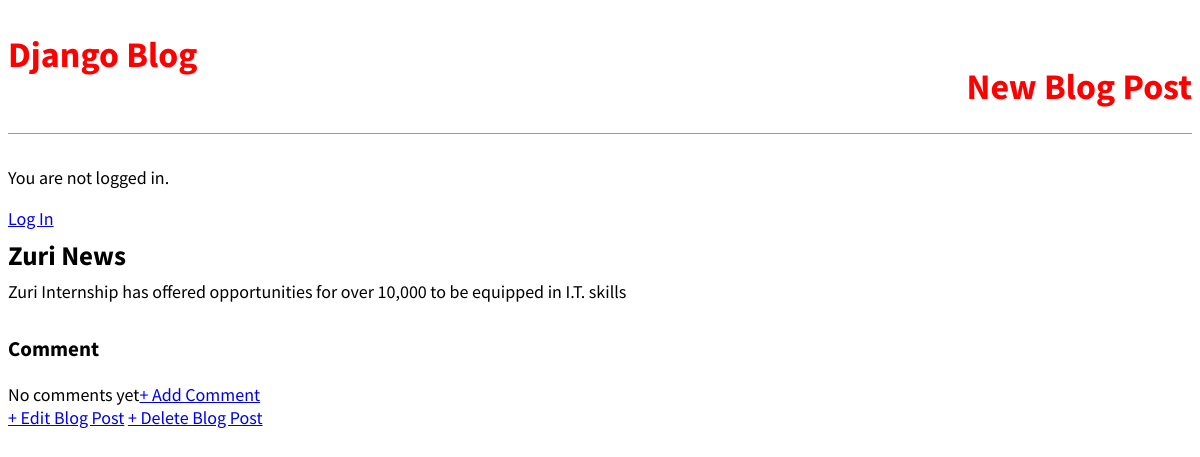
Screenshot of /post/3/ with the database file from the repository.
### blog/models.py (models this page shows, shortened)
class Post(models.Model):
    title = models.CharField(max_length=200)
    author = models.ForeignKey('auth.user', on_delete=models.CASCADE, )
    body = models.TextField()

### blog/views.py (the view)
# urls.py: path('post/<int:pk>/', BlogDetailView.as_view(), name='post_detail'),
class BlogDetailView(DetailView):
    model = Post
    template_name = 'post_detail.html'

### blog/templates/post_detail.html (shortened to what this page needs)
{% extends 'base.html' %}
{% block content %}
    <div class="post_entry">
        <h2>{{ post.title }}</h2>
        <p>{{ post.body }}</p>
    </div>
    <h3>Comment</h3>
    {% if not post.comments.all %}
        No comments yet<a href="{% url 'post_comment' post.pk %}">+ Add Comment</a>
    {% endif %}
    <br>
    <a href="{% url 'post_edit' post.pk %}">+ Edit Blog Post</a>
    <a href="{% url 'post_delete' post.pk %}">+ Delete Blog Post</a>
{% endblock %}

### static/css/base.css (style rules this page uses)
body { font-family: 'Source Sans Pro', sans-serif; font-size: 18px; }
.post_entry { margin-bottom: 2rem; }
.post_entry h2 { margin: 0.5rem 0; }
.post_entry p { margin:0; font-height: 400 }

### rows the page displays
Post: title "Zuri News", body "Zuri Internship has offered opportunities for over 10,000 to be equipped in I.T. skills"
